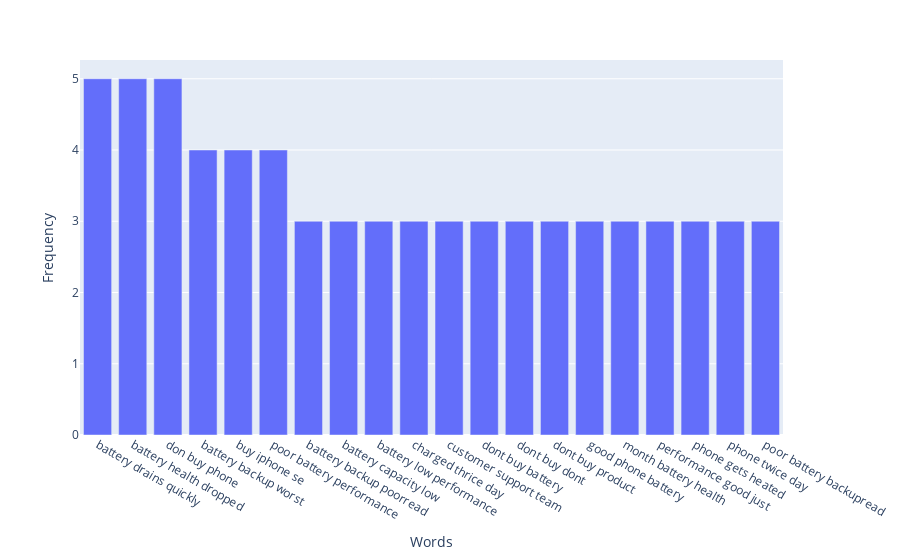

The cell this chart's notebook holds for it:
### Code cell
import plotly.express as px
fig = px.bar(df, x='Words', y='Frequency')
fig.show()

### Figure 1 — Plotly figure (JSON) as saved in the notebook; plotly's stock layout.template omitted (floating-point values rounded to 4 significant figures)
{"data": [{"alignmentgroup": "True", "hovertemplate": "Words=%{x}<br>Frequency=%{y}<extra></extra>", "legendgroup": "", "marker": {"color": "#636efa", "pattern": {"shape": ""}}, "name": "", "offsetgroup": "", "orientation": "v", "showlegend": false, "textposition": "auto", "type": "bar", "x": ["battery drains quickly", "battery health dropped", "don buy phone", "battery backup worst", "buy iphone se", "poor battery performance", "battery backup poorread", "battery capacity low", "battery low performance", "charged thrice day", "customer support team", "dont buy battery", "dont buy dont", "dont buy product", "good phone battery", "month battery health", "performance good just", "phone gets heated", "phone twice day", "poor battery backupread"], "xaxis": "x", "y": [5, 5, 5, 4, 4, 4, 3, 3, 3, 3, 3, 3, 3, 3, 3, 3, 3, 3, 3, 3], "yaxis": "y"}], "layout": {"barmode": "relative", "legend": {"tracegroupgap": 0}, "margin": {"t": 60}, "xaxis": {"anchor": "y", "domain": [0, 1], "title": {"text": "Words"}}, "yaxis": {"anchor": "x", "domain": [0, 1], "title": {"text": "Frequency"}}}}
